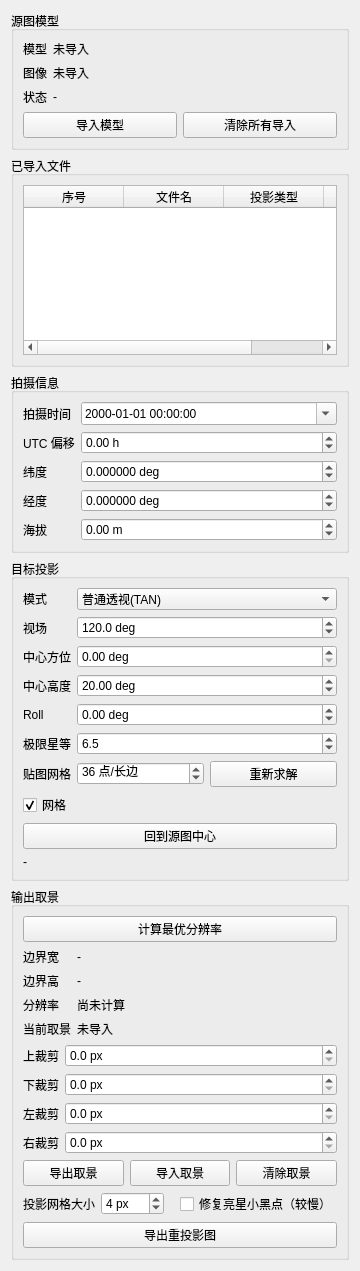
          <widget class="QWidget" name="widgetMosaicSidePanel">
           <property name="geometry">
           <rect>
             <x>0</x>
             <y>0</y>
             <width>360</width>
             <height>980</height>
            </rect>
           </property>
           <layout class="QVBoxLayout" name="verticalLayoutMosaicSidePanel">
            <item>
             <widget class="QGroupBox" name="groupBoxMosaicSourceModel">
              <property name="title">
               <string>源图模型</string>
              </property>
              <layout class="QVBoxLayout" name="verticalLayoutMosaicSourceModel">
               <item>
                <layout class="QFormLayout" name="formLayoutMosaicSourceModel">
                 <property name="fieldGrowthPolicy">
                  <enum>QFormLayout::AllNonFixedFieldsGrow</enum>
                 </property>
                 <property name="labelAlignment">
                  <set>Qt::AlignLeft|Qt::AlignVCenter</set>
                 </property>
                 <item row="0" column="0">
                  <widget class="QLabel" name="labelMosaicModelPathTitle">
                   <property name="text">
                    <string>模型</string>
                   </property>
                  </widget>
                 </item>
                 <item row="0" column="1">
                  <widget class="QLabel" name="labelMosaicModelPath">
                   <property name="sizePolicy">
                    <sizepolicy hsizetype="Expanding" vsizetype="Preferred">
                     <horstretch>0</horstretch>
                     <verstretch>0</verstretch>
                    </sizepolicy>
                   </property>
                   <property name="text">
                    <string>未导入</string>
                   </property>
                   <property name="wordWrap">
                    <bool>false</bool>
                   </property>
                  </widget>
                 </item>
                 <item row="1" column="0">
                  <widget class="QLabel" name="labelMosaicSourceImageTitle">
                   <property name="text">
                    <string>图像</string>
                   </property>
                  </widget>
                 </item>
                 <item row="1" column="1">
                  <widget class="QLabel" name="labelMosaicSourceImage">
                   <property name="sizePolicy">
                    <sizepolicy hsizetype="Expanding" vsizetype="Preferred">
                     <horstretch>0</horstretch>
                     <verstretch>0</verstretch>
                    </sizepolicy>
                   </property>
                   <property name="text">
                    <string>未导入</string>
                   </property>
                   <property name="wordWrap">
                    <bool>false</bool>
                   </property>
                  </widget>
                 </item>
                 <item row="2" column="0">
                  <widget class="QLabel" name="labelMosaicModelInfoTitle">
                   <property name="text">
                    <string>状态</string>
                   </property>
                  </widget>
                 </item>
                 <item row="2" column="1">
                  <widget class="QLabel" name="labelMosaicModelInfo">
                   <property name="sizePolicy">
                    <sizepolicy hsizetype="Expanding" vsizetype="Preferred">
                     <horstretch>0</horstretch>
                     <verstretch>0</verstretch>
                    </sizepolicy>
                   </property>
                   <property name="text">
                    <string>-</string>
                   </property>
                   <property name="wordWrap">
                    <bool>false</bool>
                   </property>
                  </widget>
                 </item>
                </layout>
               </item>
               <item>
                <layout class="QHBoxLayout" name="horizontalLayoutMosaicModelImport">
                 <item>
                 <widget class="QPushButton" name="pushButtonImportMosaicModel">
                   <property name="text">
                    <string>导入模型</string>
                   </property>
                  </widget>
                 </item>
                 <item>
                  <widget class="QPushButton" name="pushButtonClearMosaicModels">
                   <property name="text">
                    <string>清除所有导入</string>
                   </property>
                  </widget>
                 </item>
                </layout>
               </item>
             </layout>
             </widget>
            </item>
            <item>
             <widget class="QGroupBox" name="groupBoxMosaicSourceFiles">
              <property name="title">
               <string>已导入文件</string>
              </property>
              <layout class="QVBoxLayout" name="verticalLayoutMosaicSourceFiles">
               <item>
                <widget class="QTableWidget" name="tableWidgetMosaicSourceFiles">
                 <property name="minimumSize">
                  <size>
                   <width>0</width>
                   <height>170</height>
                  </size>
                 </property>
                 <property name="editTriggers">
                  <set>QAbstractItemView::NoEditTriggers</set>
                 </property>
                 <property name="selectionMode">
                  <enum>QAbstractItemView::SingleSelection</enum>
                 </property>
                 <property name="selectionBehavior">
                  <enum>QAbstractItemView::SelectRows</enum>
                 </property>
                 <property name="columnCount">
                  <number>4</number>
                 </property>
                 <property name="rowCount">
                  <number>0</number>
                 </property>
                 <column>
                  <property name="text">
                   <string>序号</string>
                  </property>
                 </column>
                 <column>
                  <property name="text">
                   <string>文件名</string>
                  </property>
                 </column>
                 <column>
                  <property name="text">
                   <string>投影类型</string>
                  </property>
                 </column>
                 <column>
                  <property name="text">
                   <string>流星数</string>
                  </property>
                 </column>
                </widget>
               </item>
              </layout>
             </widget>
            </item>
            <item>
             <widget class="QGroupBox" name="groupBoxMosaicObserver">
              <property name="title">
               <string>拍摄信息</string>
              </property>
              <layout class="QVBoxLayout" name="verticalLayoutMosaicObserver">
               <item>
                <layout class="QFormLayout" name="formLayoutMosaicObserver">
                 <property name="fieldGrowthPolicy">
                  <enum>QFormLayout::AllNonFixedFieldsGrow</enum>
                 </property>
                 <property name="labelAlignment">
                  <set>Qt::AlignLeft|Qt::AlignVCenter</set>
                 </property>
                 <item row="0" column="0">
                  <widget class="QLabel" name="labelMosaicObservationTime">
                   <property name="text">
                    <string>拍摄时间</string>
                   </property>
                  </widget>
                 </item>
                 <item row="0" column="1">
                  <widget class="QDateTimeEdit" name="dateTimeEditMosaicObservation">
                   <property name="calendarPopup">
                    <bool>true</bool>
                   </property>
                   <property name="displayFormat">
                    <string>yyyy-MM-dd HH:mm:ss</string>
                   </property>
                  </widget>
                 </item>
                 <item row="1" column="0">
                  <widget class="QLabel" name="labelMosaicUtcOffset">
                   <property name="text">
                    <string>UTC 偏移</string>
                   </property>
                  </widget>
                 </item>
                 <item row="1" column="1">
                  <widget class="QDoubleSpinBox" name="doubleSpinBoxMosaicUtcOffset">
                   <property name="minimum">
                    <double>-12.000000000000000</double>
                   </property>
                   <property name="maximum">
                    <double>14.000000000000000</double>
                   </property>
                   <property name="singleStep">
                    <double>0.500000000000000</double>
                   </property>
                   <property name="suffix">
                    <string> h</string>
                   </property>
                  </widget>
                 </item>
                 <item row="2" column="0">
                  <widget class="QLabel" name="labelMosaicLatitude">
                   <property name="text">
                    <string>纬度</string>
                   </property>
                  </widget>
                 </item>
                 <item row="2" column="1">
                  <widget class="QDoubleSpinBox" name="doubleSpinBoxMosaicLatitude">
                   <property name="decimals">
                    <number>6</number>
                   </property>
                   <property name="minimum">
                    <double>-90.000000000000000</double>
                   </property>
                   <property name="maximum">
                    <double>90.000000000000000</double>
                   </property>
                   <property name="suffix">
                    <string> deg</string>
                   </property>
                  </widget>
                 </item>
                 <item row="3" column="0">
                  <widget class="QLabel" name="labelMosaicLongitude">
                   <property name="text">
                    <string>经度</string>
                   </property>
                  </widget>
                 </item>
                 <item row="3" column="1">
                  <widget class="QDoubleSpinBox" name="doubleSpinBoxMosaicLongitude">
                   <property name="decimals">
                    <number>6</number>
                   </property>
                   <property name="minimum">
                    <double>-180.000000000000000</double>
                   </property>
                   <property name="maximum">
                    <double>180.000000000000000</double>
                   </property>
                   <property name="suffix">
                    <string> deg</string>
                   </property>
                  </widget>
                 </item>
                 <item row="4" column="0">
                  <widget class="QLabel" name="labelMosaicElevation">
                   <property name="text">
                    <string>海拔</string>
                   </property>
                  </widget>
                 </item>
                 <item row="4" column="1">
                  <widget class="QDoubleSpinBox" name="doubleSpinBoxMosaicElevation">
                   <property name="minimum">
                    <double>-500.000000000000000</double>
                   </property>
                   <property name="maximum">
                    <double>9000.000000000000000</double>
                   </property>
                   <property name="suffix">
                    <string> m</string>
                   </property>
                  </widget>
                 </item>
                </layout>
               </item>
              </layout>
             </widget>
            </item>
            <item>
             <widget class="QGroupBox" name="groupBoxMosaicProjection">
              <property name="title">
               <string>目标投影</string>
              </property>
              <layout class="QVBoxLayout" name="verticalLayoutMosaicProjection">
               <item>
                <layout class="QFormLayout" name="formLayoutMosaicProjection">
                 <property name="fieldGrowthPolicy">
                  <enum>QFormLayout::AllNonFixedFieldsGrow</enum>
                 </property>
                 <property name="labelAlignment">
                  <set>Qt::AlignLeft|Qt::AlignVCenter</set>
                 </property>
                 <item row="0" column="0">
                  <widget class="QLabel" name="labelMosaicProjection">
                   <property name="text">
                    <string>模式</string>
                   </property>
                  </widget>
                 </item>
                 <item row="0" column="1">
                  <widget class="QComboBox" name="comboBoxMosaicProjection">
                   <item>
                    <property name="text">
                     <string>普通透视(TAN)</string>
                    </property>
                   </item>
                   <item>
                    <property name="text">
                     <string>等距鱼眼(ARC)</string>
                    </property>
                   </item>
                   <item>
                    <property name="text">
                     <string>等立体角鱼眼(ZEA)</string>
                    </property>
                   </item>
                   <item>
                    <property name="text">
                     <string>墨卡托(MER)</string>
                    </property>
                   </item>
                   <item>
                    <property name="text">
                     <string>等距圆柱(CAR)</string>
                    </property>
                   </item>
                  </widget>
                 </item>
                 <item row="1" column="0">
                  <widget class="QLabel" name="labelMosaicFov">
                   <property name="text">
                    <string>视场</string>
                   </property>
                  </widget>
                 </item>
                 <item row="1" column="1">
                  <widget class="QDoubleSpinBox" name="doubleSpinBoxMosaicFov">
                   <property name="decimals">
                    <number>1</number>
                   </property>
                   <property name="minimum">
                    <double>5.000000000000000</double>
                   </property>
                   <property name="maximum">
                    <double>360.000000000000000</double>
                   </property>
                   <property name="singleStep">
                    <double>5.000000000000000</double>
                   </property>
                   <property name="value">
                    <double>120.000000000000000</double>
                   </property>
                   <property name="suffix">
                    <string> deg</string>
                   </property>
                  </widget>
                 </item>
                 <item row="2" column="0">
                  <widget class="QLabel" name="labelMosaicAz">
                   <property name="text">
                    <string>中心方位</string>
                   </property>
                  </widget>
                 </item>
                 <item row="2" column="1">
                  <widget class="QDoubleSpinBox" name="doubleSpinBoxMosaicAz">
                   <property name="decimals">
                    <number>2</number>
                   </property>
                   <property name="minimum">
                    <double>0.000000000000000</double>
                   </property>
                   <property name="maximum">
                    <double>359.990000000000009</double>
                   </property>
                   <property name="singleStep">
                    <double>1.000000000000000</double>
                   </property>
                   <property name="suffix">
                    <string> deg</string>
                   </property>
                  </widget>
                 </item>
                 <item row="3" column="0">
                  <widget class="QLabel" name="labelMosaicAlt">
                   <property name="text">
                    <string>中心高度</string>
                   </property>
                  </widget>
                 </item>
                 <item row="3" column="1">
                  <widget class="QDoubleSpinBox" name="doubleSpinBoxMosaicAlt">
                   <property name="decimals">
                    <number>2</number>
                   </property>
                   <property name="minimum">
                    <double>-90.000000000000000</double>
                   </property>
                   <property name="maximum">
                    <double>90.000000000000000</double>
                   </property>
                   <property name="singleStep">
                    <double>1.000000000000000</double>
                   </property>
                   <property name="value">
                    <double>20.000000000000000</double>
                   </property>
                   <property name="suffix">
                    <string> deg</string>
                   </property>
                  </widget>
                 </item>
                 <item row="4" column="0">
                  <widget class="QLabel" name="labelMosaicRoll">
                   <property name="text">
                    <string>Roll</string>
                   </property>
                  </widget>
                 </item>
                 <item row="4" column="1">
                  <widget class="QDoubleSpinBox" name="doubleSpinBoxMosaicRoll">
                   <property name="decimals">
                    <number>2</number>
                   </property>
                   <property name="minimum">
                    <double>-180.000000000000000</double>
                   </property>
                   <property name="maximum">
                    <double>180.000000000000000</double>
                   </property>
                   <property name="singleStep">
                    <double>1.000000000000000</double>
                   </property>
                   <property name="suffix">
                    <string> deg</string>
                   </property>
                  </widget>
                 </item>
                 <item row="5" column="0">
                  <widget class="QLabel" name="labelMosaicMagLimit">
                   <property name="text">
                    <string>极限星等</string>
                   </property>
                  </widget>
                 </item>
                 <item row="5" column="1">
                  <widget class="QDoubleSpinBox" name="doubleSpinBoxMosaicMagLimit">
                   <property name="decimals">
                    <number>1</number>
                   </property>
                   <property name="minimum">
                    <double>-2.000000000000000</double>
                   </property>
                   <property name="maximum">
                    <double>9.000000000000000</double>
                   </property>
                   <property name="singleStep">
                    <double>0.500000000000000</double>
                   </property>
                   <property name="value">
                    <double>6.500000000000000</double>
                   </property>
                  </widget>
                 </item>
                 <item row="6" column="0">
                  <widget class="QLabel" name="labelMosaicGridPrecision">
                   <property name="text">
                    <string>贴图网格</string>
                   </property>
                  </widget>
                 </item>
                 <item row="6" column="1">
                  <layout class="QHBoxLayout" name="horizontalLayoutMosaicGridPrecision">
                   <item>
                    <widget class="QSpinBox" name="spinBoxMosaicGridPrecision">
                     <property name="minimum">
                      <number>12</number>
                     </property>
                     <property name="maximum">
                      <number>180</number>
                     </property>
                     <property name="value">
                      <number>36</number>
                     </property>
                     <property name="suffix">
                      <string> 点/长边</string>
                     </property>
                    </widget>
                   </item>
                   <item>
                    <widget class="QPushButton" name="pushButtonResolveMosaicGrid">
                     <property name="text">
                      <string>重新求解</string>
                     </property>
                    </widget>
                   </item>
                  </layout>
                 </item>
                </layout>
               </item>
               <item>
                <layout class="QHBoxLayout" name="horizontalLayoutMosaicToggles">
                 <item>
                  <widget class="QCheckBox" name="checkBoxMosaicShowGrid">
                   <property name="text">
                    <string>网格</string>
                   </property>
                   <property name="checked">
                    <bool>true</bool>
                   </property>
                  </widget>
                 </item>
                </layout>
               </item>
               <item>
                <widget class="QPushButton" name="pushButtonResetMosaicView">
                 <property name="text">
                  <string>回到源图中心</string>
                 </property>
                </widget>
               </item>
               <item>
                <widget class="QLabel" name="labelMosaicViewInfo">
                 <property name="sizePolicy">
                  <sizepolicy hsizetype="Expanding" vsizetype="Preferred">
                   <horstretch>0</horstretch>
                   <verstretch>0</verstretch>
                  </sizepolicy>
                 </property>
                 <property name="text">
                  <string>-</string>
                 </property>
                 <property name="wordWrap">
                  <bool>false</bool>
                 </property>
                </widget>
               </item>
              </layout>
             </widget>
            </item>
            <item>
             <widget class="QGroupBox" name="groupBoxMosaicFraming">
              <property name="title">
               <string>输出取景</string>
              </property>
              <layout class="QVBoxLayout" name="verticalLayoutMosaicFraming">
               <item>
                <widget class="QPushButton" name="pushButtonCalculateMosaicResolution">
                 <property name="text">
                  <string>计算最优分辨率</string>
                 </property>
                </widget>
               </item>
               <item>
                <layout class="QFormLayout" name="formLayoutMosaicOutputSize">
                 <property name="fieldGrowthPolicy">
                  <enum>QFormLayout::AllNonFixedFieldsGrow</enum>
                 </property>
                 <property name="labelAlignment">
                  <set>Qt::AlignLeft|Qt::AlignVCenter</set>
                 </property>
                 <item row="0" column="0">
                  <widget class="QLabel" name="labelMosaicOptimalWidthTitle">
                   <property name="text">
                    <string>边界宽</string>
                   </property>
                  </widget>
                 </item>
                 <item row="0" column="1">
                  <widget class="QLabel" name="labelMosaicOptimalWidth">
                   <property name="text">
                    <string>-</string>
                   </property>
                  </widget>
                 </item>
                 <item row="1" column="0">
                  <widget class="QLabel" name="labelMosaicOptimalHeightTitle">
                   <property name="text">
                    <string>边界高</string>
                   </property>
                  </widget>
                 </item>
                 <item row="1" column="1">
                  <widget class="QLabel" name="labelMosaicOptimalHeight">
                   <property name="text">
                    <string>-</string>
                   </property>
                  </widget>
                 </item>
                 <item row="2" column="0">
                  <widget class="QLabel" name="labelMosaicResolutionInfoTitle">
                   <property name="text">
                    <string>分辨率</string>
                   </property>
                  </widget>
                 </item>
                 <item row="2" column="1">
                  <widget class="QLabel" name="labelMosaicResolutionInfo">
                   <property name="text">
                    <string>尚未计算</string>
                   </property>
                  </widget>
                 </item>
                 <item row="3" column="0">
                  <widget class="QLabel" name="labelMosaicFramingPathTitle">
                   <property name="text">
                    <string>当前取景</string>
                   </property>
                  </widget>
                 </item>
                 <item row="3" column="1">
                  <widget class="QLabel" name="labelMosaicFramingPath">
                   <property name="sizePolicy">
                    <sizepolicy hsizetype="Expanding" vsizetype="Preferred">
                     <horstretch>0</horstretch>
                     <verstretch>0</verstretch>
                    </sizepolicy>
                   </property>
                   <property name="text">
                    <string>未导入</string>
                   </property>
                   <property name="wordWrap">
                    <bool>false</bool>
                   </property>
                  </widget>
                 </item>
                </layout>
               </item>
               <item>
                <layout class="QFormLayout" name="formLayoutMosaicCrop">
                 <property name="fieldGrowthPolicy">
                  <enum>QFormLayout::AllNonFixedFieldsGrow</enum>
                 </property>
                 <property name="labelAlignment">
                  <set>Qt::AlignLeft|Qt::AlignVCenter</set>
                 </property>
                 <item row="0" column="0">
                  <widget class="QLabel" name="labelMosaicCropTop">
                   <property name="text">
                    <string>上裁剪</string>
                   </property>
                  </widget>
                 </item>
                 <item row="0" column="1">
                  <widget class="QDoubleSpinBox" name="doubleSpinBoxMosaicCropTop">
                   <property name="decimals">
                    <number>1</number>
                   </property>
                   <property name="minimum">
                    <double>0.000000000000000</double>
                   </property>
                   <property name="maximum">
                    <double>1000000000.000000000000000</double>
                   </property>
                   <property name="singleStep">
                    <double>10.000000000000000</double>
                   </property>
                   <property name="suffix">
                    <string> px</string>
                   </property>
                  </widget>
                 </item>
                 <item row="1" column="0">
                  <widget class="QLabel" name="labelMosaicCropBottom">
                   <property name="text">
                    <string>下裁剪</string>
                   </property>
                  </widget>
                 </item>
                 <item row="1" column="1">
                  <widget class="QDoubleSpinBox" name="doubleSpinBoxMosaicCropBottom">
                   <property name="decimals">
                    <number>1</number>
                   </property>
                   <property name="minimum">
                    <double>0.000000000000000</double>
                   </property>
                   <property name="maximum">
                    <double>1000000000.000000000000000</double>
                   </property>
                   <property name="singleStep">
                    <double>10.000000000000000</double>
                   </property>
                   <property name="suffix">
                    <string> px</string>
                   </property>
                  </widget>
                 </item>
                 <item row="2" column="0">
                  <widget class="QLabel" name="labelMosaicCropLeft">
                   <property name="text">
                    <string>左裁剪</string>
                   </property>
                  </widget>
                 </item>
                 <item row="2" column="1">
                  <widget class="QDoubleSpinBox" name="doubleSpinBoxMosaicCropLeft">
                   <property name="decimals">
                    <number>1</number>
                   </property>
                   <property name="minimum">
                    <double>0.000000000000000</double>
                   </property>
                   <property name="maximum">
                    <double>1000000000.000000000000000</double>
                   </property>
                   <property name="singleStep">
                    <double>10.000000000000000</double>
                   </property>
                   <property name="suffix">
                    <string> px</string>
                   </property>
                  </widget>
                 </item>
                 <item row="3" column="0">
                  <widget class="QLabel" name="labelMosaicCropRight">
                   <property name="text">
                    <string>右裁剪</string>
                   </property>
                  </widget>
                 </item>
                 <item row="3" column="1">
                  <widget class="QDoubleSpinBox" name="doubleSpinBoxMosaicCropRight">
                   <property name="decimals">
                    <number>1</number>
                   </property>
                   <property name="minimum">
                    <double>0.000000000000000</double>
                   </property>
                   <property name="maximum">
                    <double>1000000000.000000000000000</double>
                   </property>
                   <property name="singleStep">
                    <double>10.000000000000000</double>
                   </property>
                   <property name="suffix">
                    <string> px</string>
                   </property>
                  </widget>
                 </item>
                </layout>
               </item>
               <item>
                <layout class="QHBoxLayout" name="horizontalLayoutMosaicFramingIo">
                 <item>
                  <widget class="QPushButton" name="pushButtonExportMosaicFraming">
                   <property name="text">
                    <string>导出取景</string>
                   </property>
                  </widget>
                 </item>
                 <item>
                  <widget class="QPushButton" name="pushButtonImportMosaicFraming">
                   <property name="text">
                    <string>导入取景</string>
                   </property>
                  </widget>
                 </item>
                 <item>
                  <widget class="QPushButton" name="pushButtonClearMosaicFraming">
                   <property name="text">
                    <string>清除取景</string>
                   </property>
                  </widget>
                 </item>
                </layout>
               </item>
               <item>
                <layout class="QHBoxLayout" name="horizontalLayoutMosaicExportOptions">
                 <item>
                  <widget class="QLabel" name="labelMosaicMapTileSize">
                   <property name="text">
                    <string>投影网格大小</string>
                   </property>
                  </widget>
                 </item>
                 <item>
                  <widget class="QDoubleSpinBox" name="doubleSpinBoxMosaicMapTileSize">
                   <property name="toolTip">
                    <string>源图按固定网格投到全景图；数值越小越精细但越慢。</string>
                   </property>
                   <property name="decimals">
                    <number>0</number>
                   </property>
                   <property name="minimum">
                    <double>1.000000000000000</double>
                   </property>
                   <property name="maximum">
                    <double>512.000000000000000</double>
                   </property>
                   <property name="singleStep">
                    <double>1.000000000000000</double>
                   </property>
                   <property name="suffix">
                    <string> px</string>
                   </property>
                   <property name="value">
                    <double>4.000000000000000</double>
                   </property>
                  </widget>
                 </item>
                 <item>
                  <spacer name="horizontalSpacerMosaicExportOptions">
                   <property name="orientation">
                    <enum>Qt::Horizontal</enum>
                   </property>
                   <property name="sizeHint" stdset="0">
                    <size>
                     <width>20</width>
                     <height>20</height>
                    </size>
                   </property>
                  </spacer>
                 </item>
                 <item>
                  <widget class="QCheckBox" name="checkBoxMosaicExactRemapRepair">
                   <property name="toolTip">
                    <string>鱼眼亮星出现小黑点时可启用；会额外精确反算缺失和低权重像素，导出更慢。</string>
                   </property>
                   <property name="text">
                    <string>修复亮星小黑点（较慢）</string>
                   </property>
                  </widget>
                 </item>
                </layout>
               </item>
               <item>
                <widget class="QPushButton" name="pushButtonExportMosaicProjectedImage">
                 <property name="text">
                  <string>导出重投影图</string>
                 </property>
                </widget>
               </item>
              </layout>
             </widget>
            </item>
            <item>
             <spacer name="verticalSpacerMosaicSidePanel">
              <property name="orientation">
               <enum>Qt::Vertical</enum>
              </property>
              <property name="sizeHint" stdset="0">
               <size>
                <width>20</width>
                <height>40</height>
               </size>
              </property>
             </spacer>
            </item>
           </layout>
          </widget>
